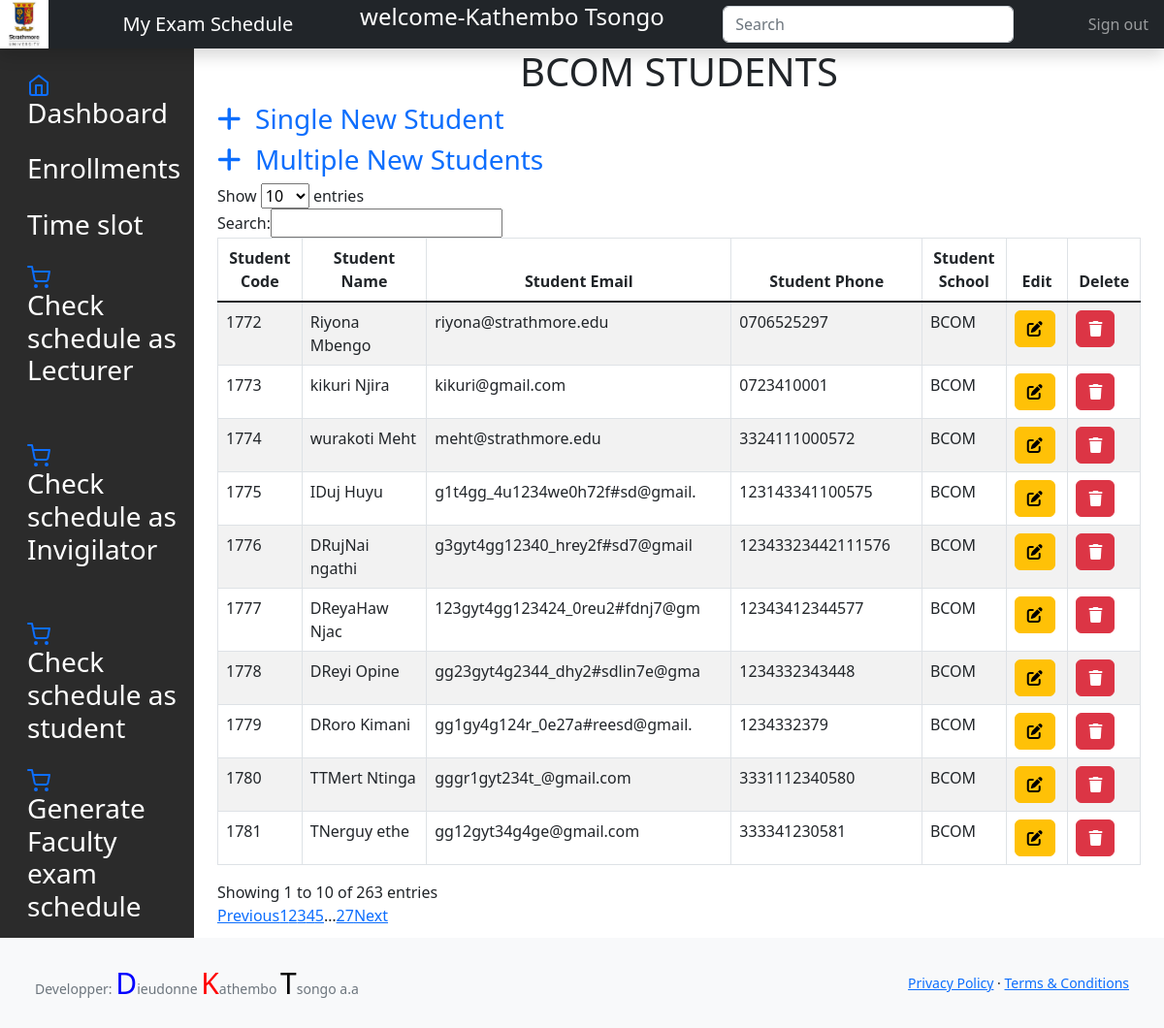
/system/read_bcom_students.php (signed in), run on the app's committed database.
### tables this page shows
CREATE TABLE `students` (
  `student_id` int(11) NOT NULL,
  `student_code` int(50) NOT NULL,
  `student_name` varchar(50) NOT NULL,
  `student_email` varchar(30) DEFAULT NULL,
  `student_phone` varchar(30) DEFAULT NULL,
  `student_school` varchar(50) NOT NULL,
  `student_password` varchar(100) NOT NULL,
  `student_role` varchar(30) NOT NULL
);

### system/read_bcom_students.php (the view, shortened to what this page needs)
<?php
	  include 'dbcon.php';
	  include 'header.php';
 ?>
<div class="container-fluid">
  <div class="row">
	<?php include "bcom_facadmin_sidebar.php";?>
<main class="col-md-9 ms-sm-auto col-lg-10 px-md-4">
<div class="wrapper">
	<div class="">
		<div class="col-lg-12">
			<div class="panel panel-default">
                <div class="panel-heading">
                    <h1 style="text-align: center;"> BCOM STUDENTS</h1>
					<h3><a href="create_single_student_bcom.php" style="text-decoration:none;"><span class="fas fa-plus"></span>&nbsp; Single New Student</a></h3>
                    <h3><a href="create_multiple_students_bcom.php" style="text-decoration:none;"><span class="fas fa-plus"></span>&nbsp; Multiple New Students</a></h3>
                </div>
                <div class="panel-body">
                	<div class="table-responsive">
						<table cellpadding="0" cellspacing="0" border="0" class="table table-striped table-bordered" id="example">
							<thead>
								<tr>
									<th style="text-align: center;">Student Code</th>
                                    <th style="text-align: center;">Student Name</th>
                                    <th style="text-align: center;">Student Email</th>
                                    <th style="text-align: center;">Student Phone</th>
                                    <th style="text-align: center;">Student School</th>
                                    <th style="text-align: center;">Edit</th>
                                    <th style="text-align: center;">Delete</th>
                                </tr>
							</thead>
							<tbody>
								<?php
									$select_stmt = $conn->prepare("SELECT * FROM students where student_school='BCOM'");
                                    $select_stmt->execute();
									while($row=$select_stmt->fetch(PDO::FETCH_ASSOC))
								{
								?>
							    <tr>
						    		<td><?php echo $row['student_code']; ?></td>
                                    <td><?php echo $row['student_name']; ?></td>
                                    <td><?php echo $row['student_email']; ?></td>
                                    <td><?php echo $row['student_phone']; ?></td>
                                    <td><?php echo $row['student_school']; ?></td>
									<td><a href="edit_students_bcom.php?update_id=<?php echo $row['student_id']; ?>" class="btn btn-warning"><i class="fas fa-edit"></i></a></td>
                                    <td><a href="?delete_id=<?php echo $row['student_id']; ?>" class="btn btn-danger"><i class="fas fa-trash"></a></td>
                                </tr>
								<?php
								}
								?>
							</tbody>
						</table>
					</div>
                </div>
		    </div>
        </div>
	</div>
</div>
</main>
<?php require 'footer.php' ?>

### data on the page
students: student_code "1773", student_name "kikuri Njira", student_email "kikuri@gmail.com", student_phone "0723410001", student_school "BCOM"
students: student_code "1774", student_name "wurakoti Meht", student_email "meht@strathmore.edu", student_phone "3324111000572", student_school "BCOM"
students: student_code "1775", student_name "IDuj Huyu", student_email "g1t4gg_4u1234we0h72f#sd@gmail.", student_phone "123143341100575", student_school "BCOM"
students: student_code "1776", student_name "DRujNai ngathi", student_email "g3gyt4gg12340_hrey2f#sd7@gmail", student_phone "12343323442111576", student_school "BCOM"
students: student_code "1777", student_name "DReyaHaw Njac", student_email "123gyt4gg123424_0reu2#fdnj7@gm", student_phone "12343412344577", student_school "BCOM"
students: student_code "1778", student_name "DReyi Opine", student_email "gg23gyt4g2344_dhy2#sdlin7e@gma", student_phone "1234332343448", student_school "BCOM"
students: student_code "1779", student_name "DRoro Kimani", student_email "gg1gy4g124r_0e27a#reesd@gmail.", student_phone "1234332379", student_school "BCOM"
students: student_code "1780", student_name "TTMert Ntinga", student_email "gggr1gyt234t_@gmail.com", student_phone "3331112340580", student_school "BCOM"
students: student_code "1781", student_name "TNerguy ethe", student_email "gg12gyt34g4ge@gmail.com", student_phone "333341230581", student_school "BCOM"
students: student_code "1772", student_name "Riyona Mbengo", student_email "riyona@strathmore.edu", student_phone "0706525297", student_school "BCOM"

### other printed values
$_SESSION["username"] "Kathembo Tsongo"
